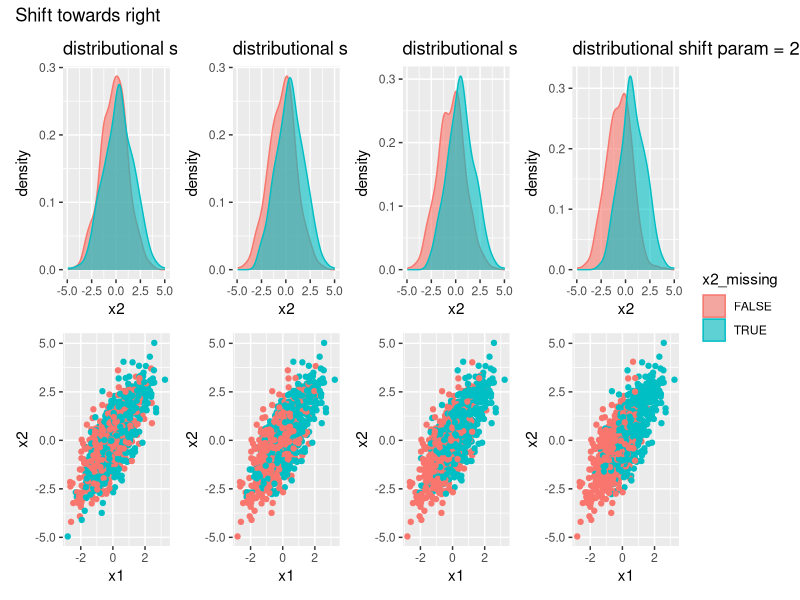
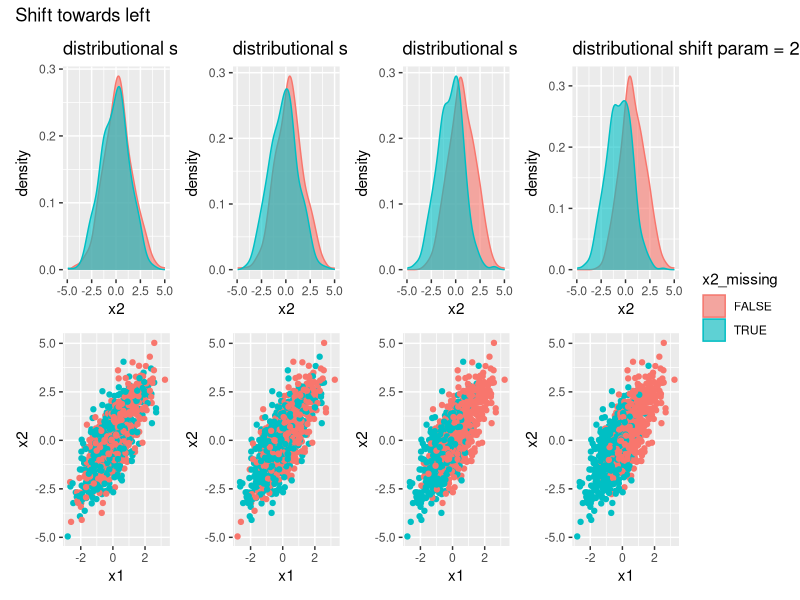

Write the R code that produced these figures, in order.

library(ggplot2)
library(dplyr)
library(patchwork)



insert_MAR <- function(dat, ratio = 0.3, shift = "right", shift_size = 0.5) {
  
  # shift_size is a number greater than 0
  
  if(shift_size == 0)
    stop("shift is wrong")
  
  shift <- match.arg(shift, c("right", "left"))
  
  min_val <- 0.1
  max_val <- 0.5
  
  min_val <- min_val + shift_size
  max_val <-  max_val + shift_size
  
  if(shift == "left") {
    min_tmp <- min_val
    min_val <- - max_val
    max_val <- - min_tmp
  }
  
  n <- nrow(dat)
  p <- ncol(dat)
  total_missing <- round(n * p * ratio, 0)
  
  if((p - 1) * n <= p * n * ratio) stop("Not enough data to ampute")
  
  if(p < 2) {
    stop(paste0("The data should contain at least two columns!",
                "Your data contains ", p, "."))
  }
  
  tmp_missing_per_column <- rmultinom(1, total_missing, rep(1/p, p - 1))[, 1]
  # random_complete_col <- sample(1:p, size = 1)
  
  random_complete_col <- 1
  
  missing_per_column <- numeric(p)
  missing_per_column[-random_complete_col] <- tmp_missing_per_column
  
  ids_0 <- which(missing_per_column == 0)
  ids_non_0 <- which(missing_per_column != 0)
  
  for(i in ids_non_0) {
    
    n_cols_to_sample <- sample(1:length(ids_0), size = 1)
    sampled_cols_ind <- sample(ids_0, n_cols_to_sample)
    
    sampled_cols <- dat[, sampled_cols_ind]
    sampled_scales <- runif(n_cols_to_sample, min = min_val, max = max_val)
    scaled_sum <- as.matrix(sampled_cols) %*% sampled_scales
    
    probs <- 1/(1 + exp(-scaled_sum))
    
    ids <- which(as.logical(sapply(probs, function(p) rbinom(1, 1, p))))
    
    missing_per_column[i] <- min(length(ids), missing_per_column[i])
    
    dat[sample(ids, missing_per_column[i]), i] <- NA
  }
  
  dat
}


set.seed(123)

n <- 1000

x1 <- rnorm(n)
x2 <- x1 + rnorm(n)

dat <- data.frame(x1, x2)


shift_sizes <- c(0.1, 0.5, 1, 2) 

plts1 <- lapply(shift_sizes, function(i) {
  amputed <- insert_MAR(dat, shift_size = i) %>% 
    mutate(x2_obs = dat[["x2"]]) %>% 
    mutate(x2_missing = is.na(x2))
  
  p1 <- amputed  %>% 
    ggplot() +
    geom_density(aes(x = x2_obs, fill = x2_missing, col = x2_missing), alpha = 0.6) +
    ggtitle(paste0("distributional shift param = ", i)) +
    xlab("x2")
  
  p2 <- amputed  %>% 
    ggplot() +
    geom_point(aes(x = x1, y = x2_obs, col = x2_missing)) +
    theme(legend.position = "none") +
    ylab("x2")
  
  p1/p2
    
})

patchwork::wrap_plots(plts1, nrow = 1) + plot_layout(guides = "collect") + plot_annotation(title  = "Shift towards right")


plts2 <- lapply(shift_sizes, function(i) {
  amputed <- insert_MAR(dat, shift_size = i, shift = "left") %>% 
    mutate(x2_obs = dat[["x2"]]) %>% 
    mutate(x2_missing = is.na(x2))
  
  p1 <- amputed  %>% 
    ggplot() +
    geom_density(aes(x = x2_obs, fill = x2_missing, col = x2_missing), alpha = 0.6) +
    ggtitle(paste0("distributional shift param = ", i)) +
    xlab("x2")
  
  p2 <- amputed  %>% 
    ggplot() +
    geom_point(aes(x = x1, y = x2_obs, col = x2_missing)) +
    theme(legend.position = "none") +
    ylab("x2")
  
  p1/p2
  
})

patchwork::wrap_plots(plts2, nrow = 1) + plot_layout(guides = "collect") + plot_annotation(title  = "Shift towards left")


  

#   
#   
# insert_MAR(dat) %>% 
#   mutate(x2_obs = dat[["x2"]]) %>% 
#   mutate(x2_missing = is.na(x2)) %>% 
#   ggplot() +
#   geom_point(aes(x = x1, y = x2_obs, col = x2_missing))
# 
# 
# 
# dat %>% 
#   ggplot() +
#   geom_point(aes(x = x1, y = x2))

  